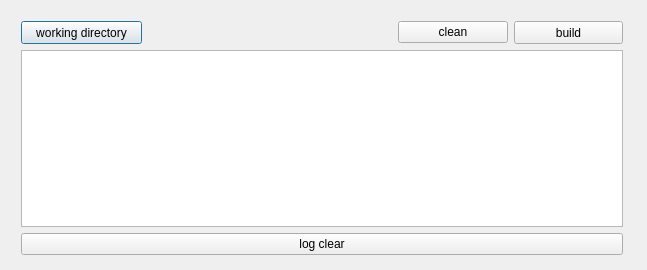
<?xml version="1.0" encoding="UTF-8"?>
<ui version="4.0">
 <class>GogumaClass</class>
 <widget class="QDialog" name="GogumaClass">
  <property name="geometry">
   <rect>
    <x>0</x>
    <y>0</y>
    <width>647</width>
    <height>270</height>
   </rect>
  </property>
  <property name="sizePolicy">
   <sizepolicy hsizetype="Preferred" vsizetype="Preferred">
    <horstretch>0</horstretch>
    <verstretch>0</verstretch>
   </sizepolicy>
  </property>
  <property name="minimumSize">
   <size>
    <width>647</width>
    <height>270</height>
   </size>
  </property>
  <property name="maximumSize">
   <size>
    <width>647</width>
    <height>270</height>
   </size>
  </property>
  <property name="windowTitle">
   <string>Goguma</string>
  </property>
  <property name="sizeGripEnabled">
   <bool>false</bool>
  </property>
  <property name="modal">
   <bool>false</bool>
  </property>
  <widget class="QWidget" name="layoutWidget">
   <property name="geometry">
    <rect>
     <x>10</x>
     <y>10</y>
     <width>624</width>
     <height>256</height>
    </rect>
   </property>
   <layout class="QVBoxLayout" name="verticalLayout">
    <item>
     <layout class="QHBoxLayout" name="horizontalLayout">
      <item>
       <widget class="QPushButton" name="wdButton">
        <property name="minimumSize">
         <size>
          <width>121</width>
          <height>23</height>
         </size>
        </property>
        <property name="text">
         <string>working directory</string>
        </property>
       </widget>
      </item>
      <item>
       <spacer name="horizontalSpacer">
        <property name="orientation">
         <enum>Qt::Horizontal</enum>
        </property>
        <property name="sizeType">
         <enum>QSizePolicy::Minimum</enum>
        </property>
        <property name="sizeHint" stdset="0">
         <size>
          <width>250</width>
          <height>20</height>
         </size>
        </property>
       </spacer>
      </item>
      <item>
       <widget class="QPushButton" name="cleanButton">
        <property name="text">
         <string>clean</string>
        </property>
       </widget>
      </item>
      <item>
       <widget class="QPushButton" name="buildButton">
        <property name="minimumSize">
         <size>
          <width>51</width>
          <height>23</height>
         </size>
        </property>
        <property name="text">
         <string>build</string>
        </property>
       </widget>
      </item>
     </layout>
    </item>
    <item>
     <layout class="QGridLayout" name="gridLayout">
      <item row="0" column="0">
       <widget class="QTextEdit" name="dbgTextEdit">
        <property name="readOnly">
         <bool>true</bool>
        </property>
       </widget>
      </item>
      <item row="1" column="0">
       <widget class="QPushButton" name="clearButton">
        <property name="text">
         <string>log clear</string>
        </property>
       </widget>
      </item>
     </layout>
    </item>
   </layout>
  </widget>
 </widget>
 <layoutdefault spacing="6" margin="11"/>
 <tabstops>
  <tabstop>wdButton</tabstop>
  <tabstop>cleanButton</tabstop>
  <tabstop>buildButton</tabstop>
  <tabstop>dbgTextEdit</tabstop>
  <tabstop>clearButton</tabstop>
 </tabstops>
 <resources>
  <include location="goguma.qrc"/>
 </resources>
 <connections>
  <connection>
   <sender>buildButton</sender>
   <signal>clicked()</signal>
   <receiver>GogumaClass</receiver>
   <slot>build()</slot>
   <hints>
    <hint type="sourcelabel">
     <x>610</x>
     <y>18</y>
    </hint>
    <hint type="destinationlabel">
     <x>280</x>
     <y>37</y>
    </hint>
   </hints>
  </connection>
  <connection>
   <sender>wdButton</sender>
   <signal>clicked()</signal>
   <receiver>GogumaClass</receiver>
   <slot>workingDirectory()</slot>
   <hints>
    <hint type="sourcelabel">
     <x>114</x>
     <y>20</y>
    </hint>
    <hint type="destinationlabel">
     <x>60</x>
     <y>6</y>
    </hint>
   </hints>
  </connection>
  <connection>
   <sender>clearButton</sender>
   <signal>clicked()</signal>
   <receiver>GogumaClass</receiver>
   <slot>cleanLog()</slot>
   <hints>
    <hint type="sourcelabel">
     <x>622</x>
     <y>263</y>
    </hint>
    <hint type="destinationlabel">
     <x>280</x>
     <y>199</y>
    </hint>
   </hints>
  </connection>
  <connection>
   <sender>cleanButton</sender>
   <signal>clicked()</signal>
   <receiver>GogumaClass</receiver>
   <slot>clean()</slot>
   <hints>
    <hint type="sourcelabel">
     <x>505</x>
     <y>16</y>
    </hint>
    <hint type="destinationlabel">
     <x>248</x>
     <y>-5</y>
    </hint>
   </hints>
  </connection>
 </connections>
 <slots>
  <slot>build()</slot>
  <slot>workingDirectory()</slot>
  <slot>cleanLog()</slot>
  <slot>fmt()</slot>
  <slot>clean()</slot>
 </slots>
</ui>
